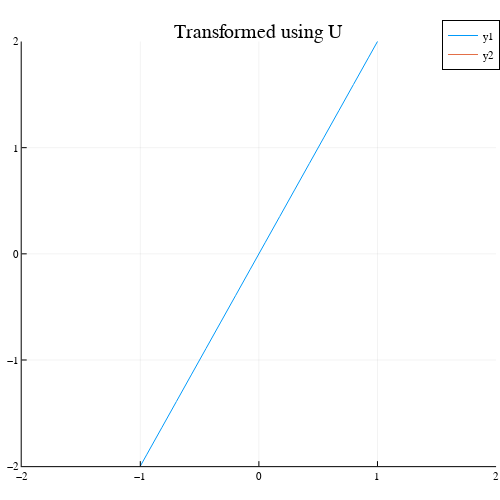

Here is the notebook cell this chart was saved with:
### Code cell
Plots.plot(trans_comb_mat_1[1,:], trans_comb_mat_1[2,:], xlims=(-2,2), ylims=(-2,2))
Plots.plot!(trans_comb_mat_2[1,:], trans_comb_mat_2[2,:], xlims=(-2,2), ylims=(-2,2))
Plots.title!("Transformed using U")

### Figure 1 — Plotly figure (JSON) as saved in the notebook; plotly's stock layout.template omitted (floating-point values rounded to 4 significant figures; data arrays with more than 128 entries replaced by an {"elided": "..."} marker saying what was removed)
{"data": [{"colorbar": {"title": ""}, "legendgroup": "y1", "line": {"color": "rgba(0, 154, 250, 1.000)", "dash": "solid", "shape": "linear", "width": 1}, "mode": "lines", "name": "y1", "showlegend": true, "type": "scatter", "x": {"elided": "10001 float values"}, "xaxis": "x", "y": {"elided": "10001 float values"}, "yaxis": "y", "zmax": null, "zmin": null}, {"colorbar": {"title": ""}, "legendgroup": "y2", "line": {"color": "rgba(227, 111, 71, 1.000)", "dash": "solid", "shape": "linear", "width": 1}, "mode": "lines", "name": "y2", "showlegend": true, "type": "scatter", "x": {"elided": "2001 float values"}, "xaxis": "x", "y": {"elided": "2001 float values"}, "yaxis": "y", "zmax": null, "zmin": null}], "layout": {"annotations": [{"font": {"color": "rgba(0, 0, 0, 1.000)", "family": "sans-serif", "size": 20}, "rotation": 0, "showarrow": false, "text": "Transformed using U", "x": 0.5178, "xanchor": "center", "xref": "paper", "y": 1, "yanchor": "top", "yref": "paper"}], "height": 500, "legend": {"bgcolor": "rgba(255, 255, 255, 1.000)", "bordercolor": "rgba(0, 0, 0, 1.000)", "borderwidth": 1, "font": {"color": "rgba(0, 0, 0, 1.000)", "family": "sans-serif", "size": 11}, "tracegroupgap": 0, "traceorder": "normal", "x": 1, "xanchor": "auto", "y": 1, "yanchor": "auto"}, "margin": {"b": 20, "l": 0, "r": 0, "t": 20}, "paper_bgcolor": "rgba(255, 255, 255, 1.000)", "plot_bgcolor": "rgba(255, 255, 255, 1.000)", "showlegend": true, "width": 500, "xaxis": {"anchor": "y", "domain": [0.04343, 0.9921], "gridcolor": "rgba(0, 0, 0, 0.100)", "gridwidth": 0.5, "linecolor": "rgba(0, 0, 0, 1.000)", "mirror": false, "range": [-2, 2], "showgrid": true, "showline": true, "showticklabels": true, "tickangle": 0, "tickcolor": "rgb(0, 0, 0)", "tickfont": {"color": "rgba(0, 0, 0, 1.000)", "family": "sans-serif", "size": 11}, "tickmode": "array", "ticks": "inside", "ticktext": ["−2", "−1", "0", "1", "2"], "tickvals": [-2, -1, 0, 1, 2], "title": "", "titlefont": {"color": "rgba(0, 0, 0, 1.000)", "family": "sans-serif", "size": 15}, "type": "-", "visible": true, "zeroline": false, "zerolinecolor": "rgba(0, 0, 0, 1.000)"}, "yaxis": {"anchor": "x", "domain": [0.0301, 0.9532], "gridcolor": "rgba(0, 0, 0, 0.100)", "gridwidth": 0.5, "linecolor": "rgba(0, 0, 0, 1.000)", "mirror": false, "range": [-2, 2], "showgrid": true, "showline": true, "showticklabels": true, "tickangle": 0, "tickcolor": "rgb(0, 0, 0)", "tickfont": {"color": "rgba(0, 0, 0, 1.000)", "family": "sans-serif", "size": 11}, "tickmode": "array", "ticks": "inside", "ticktext": ["−2", "−1", "0", "1", "2"], "tickvals": [-2, -1, 0, 1, 2], "title": "", "titlefont": {"color": "rgba(0, 0, 0, 1.000)", "family": "sans-serif", "size": 15}, "type": "-", "visible": true, "zeroline": false, "zerolinecolor": "rgba(0, 0, 0, 1.000)"}}}
